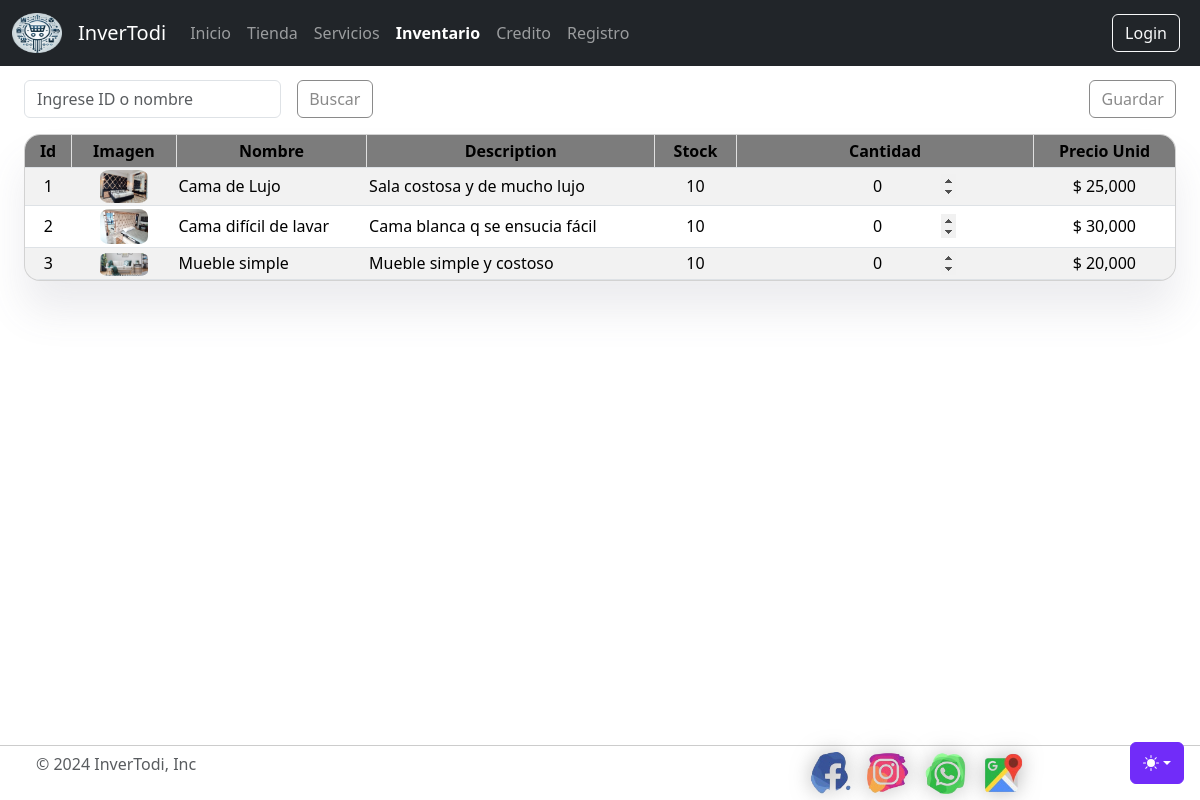
Page /tienda/productos/ on the earlier database version.
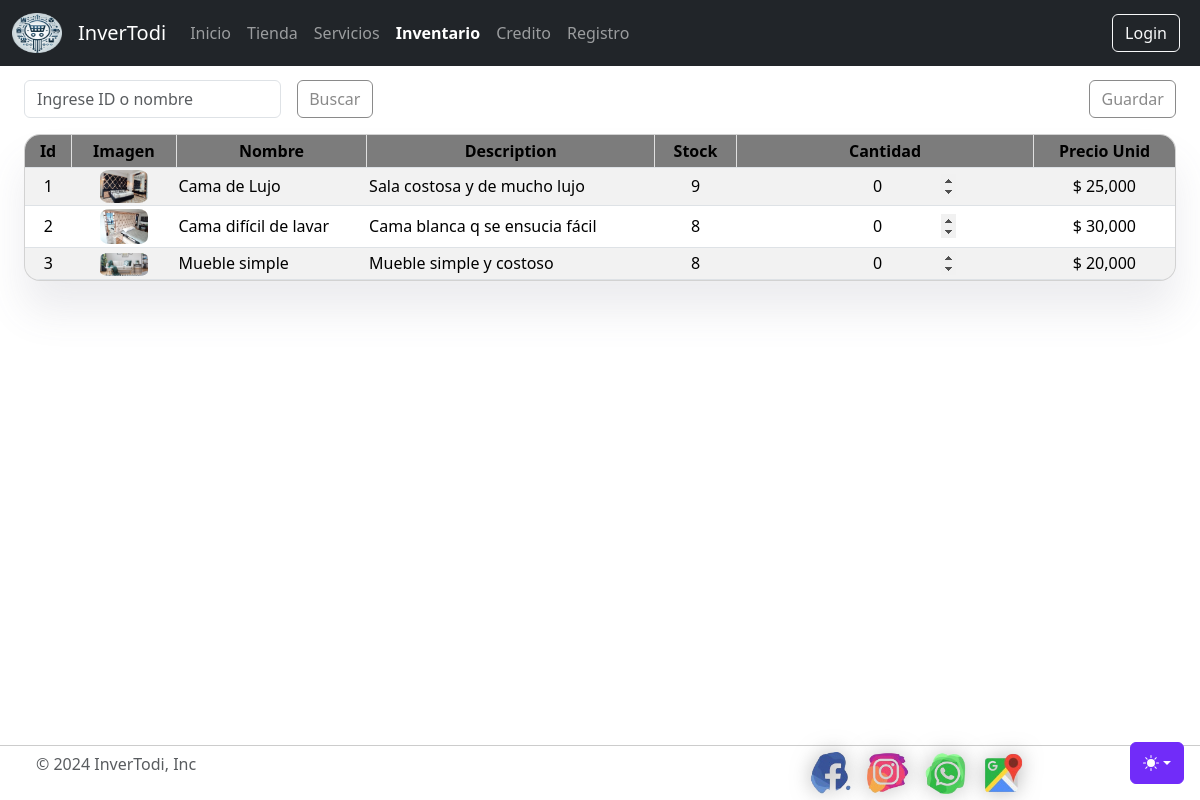
Same page on the later database version.
### tienda/models.py (models this page shows, shortened)
class productos(models.Model):
    nombre          = models.CharField(max_length=50)
    imagen          = models.ImageField(upload_to='tienda', null=True, blank=True)
    categoria       = models.ManyToManyField(categoria, null=True, blank=True)
    contenido       = models.CharField(max_length=1000)
    precio          = models.PositiveIntegerField()
    cantidad        = models.PositiveSmallIntegerField()
    disponibilidad  = models.BooleanField(default=True)
    created         = models.DateTimeField(auto_now_add=True)
    updated         = models.DateTimeField(auto_now_add=True)
    created         = models.DateTimeField(auto_now_add=True)
    updated         = models.DateTimeField(auto_now=True)
    class Meta:
        verbose_name='producto'
        verbose_name_plural='productos'

### tienda/views.py (the view)
# urls.py: path('productos/', views.lista_productos, name='lista_productos'),
def lista_productos(request):
    query = request.GET.get('query')
    productos_list = productos.objects.all()
    if query:
        try:
            producto_id = int(query)
            productos_list = productos_list.filter(id=producto_id)
        except ValueError:
            productos_list = productos_list.filter(nombre__icontains=query)
    return render(request, 'inventario.html', {'productos': productos_list})

### tienda/templates/inventario.html (shortened to what this page needs)
{% extends "base.html" %}
{% load humanize %}
{% block content %}
<div style="margin-top: 0rem;">
    <div class="div-input-buton">
        <form style="display: flex;" method="get" action="{% url 'lista_productos' %}">
            <input class="form-control" type="search" name="query" id="query" placeholder="Ingrese ID o nombre">
            <div class="content-btn-buscar">
                <button class="btn button-round" type="submit">Buscar</button>
            </div>
        </form>
        <div class="button-container">
            <button class="btn button-round" type="button" id="guardar-btn">Guardar</button>
        </div>
    </div>
    <div class="position-table">
        <div class="wrapper card">
            <table class="table table-striped" style="margin: 0;">
                <thead class="style-thead">
                    <tr>
                        <th>Id
                            <span class="draggable" onmousedown="initResize(0)"></span>
                        </th>
                        <th class="line-left">Imagen
                            <span class="draggable" onmousedown="initResize(1)"></span>
                        </th>
                        <th class="line-left">Nombre
                            <span class="draggable" onmousedown="initResize(2)"></span>
                        </th>
                        <th class="line-left">Description
                            <span class="draggable" onmousedown="initResize(3)"></span>
                        </th>
                        <th class="line-left">Stock
                            <span class="draggable" onmousedown="initResize(4)"></span>
                        </th>
                        <th class="line-left">Cantidad
                            <span class="draggable" onmousedown="initResize(5)"></span>
                        </th>
                        <th class="line-left">Precio Unid
                            <span class="draggable"></span>
                        </th>
                    </tr>
                </thead>
                <tbody>
                    {% for producto in productos %}
                        <tr data-producto-id="{{ producto.id }}">
                            <td class="text-center">{{ producto.id }}</td>
                            <td class="text-center"><img class="img-table" src="{{ producto.imagen.url }}" ></td>
                            <td>{{ producto.nombre }}</td>
                            <td>{{ producto.contenido }}</td>
                            <td class="text-center">{{ producto.cantidad }}</td>
                            <td>
                                <div class="text-center">
                                    <input class="input-number-table" type="number" id="cantidad-{{ producto.id }}" value="0">
                                </div>
                            </td>
                            <td class="text-center">$ {{ producto.precio|intcomma }}</td>
                        </tr>
                    {% endfor %}
                </tbody>
            </table>
        </div>
    </div>
</div>
{% endblock %}

Differences in the rows shown:
changed productos "Cama de Lujo": cantidad "10" → "9"
changed productos "Cama difícil de lavar": cantidad "10" → "8"
changed productos "Mueble simple": cantidad "10" → "8"
